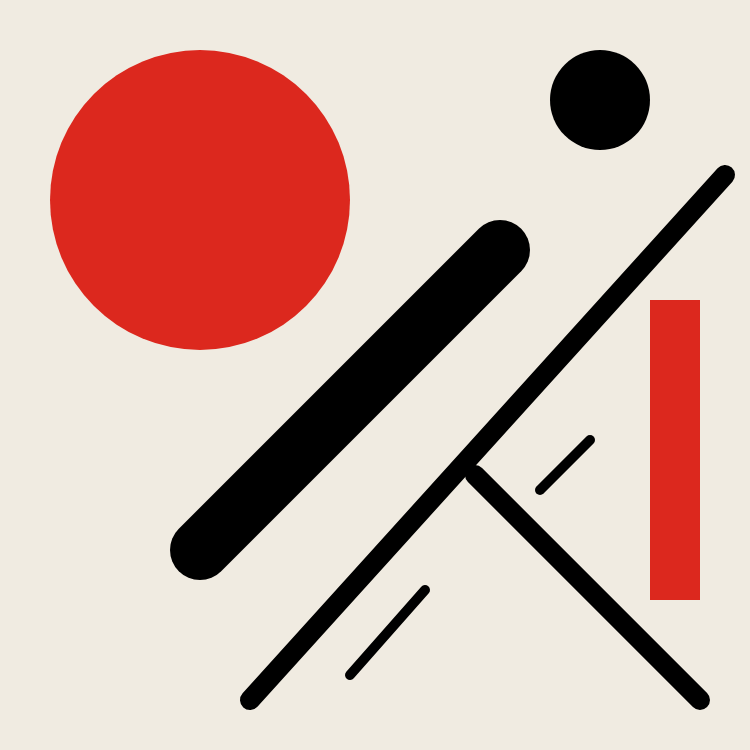
Frame 1 (no input)
Frame 60 (no input): identical to frame 1, image omitted
Frame 120 (the mouse pressed at the canvas centre since frame 60): identical to frame 1, image omitted

The p5.js sketch that drew this single still picture (run headless with seeded random() and noise() and a simulated clock; from frame 60 on, the mouse is pressed at the canvas centre):

// p5.js sketch
// ── sketch.js
function setup() {
  createCanvas(750, 750);
}

function draw() {
  background(240, 235, 225);
  
  noStroke()
  
  //Círculo chico negro
  fill(0)
  ellipse(600, 100, 100, 100)
 
  //Cículo grande rojo
  fill(220, 40, 30)
  ellipse(200, 200, 300, 300)
  
  stroke(0)
  
  //Linea gruesa
  fill(0)
  strokeWeight(60);
  line(200, 550, 500, 250, 550, 300, 250, 600)
  
  //Linea delgada larga
  fill(0)
   strokeWeight(20);
  line(250, 700, 725, 175, 750, 200, 225, 725)
   
  //Linea delgada corta
  fill(0)
  strokeWeight(20);
  line(475, 475, 700, 700, 675, 725, 450, 500)
  
  //Linea chica 1
   fill(0)
   strokeWeight(10);
  line(350, 675, 425, 590, 440, 615, 350, 690)
  
  //Linea chica 2
   fill(0)
   strokeWeight(10);
  line(540, 490, 590, 440, 600, 450, 550, 500)
  
  noStroke()
  
  //Rectangulo rojo
    fill(220, 40, 30)
  rect(650, 300, 50, 300)
  
}
